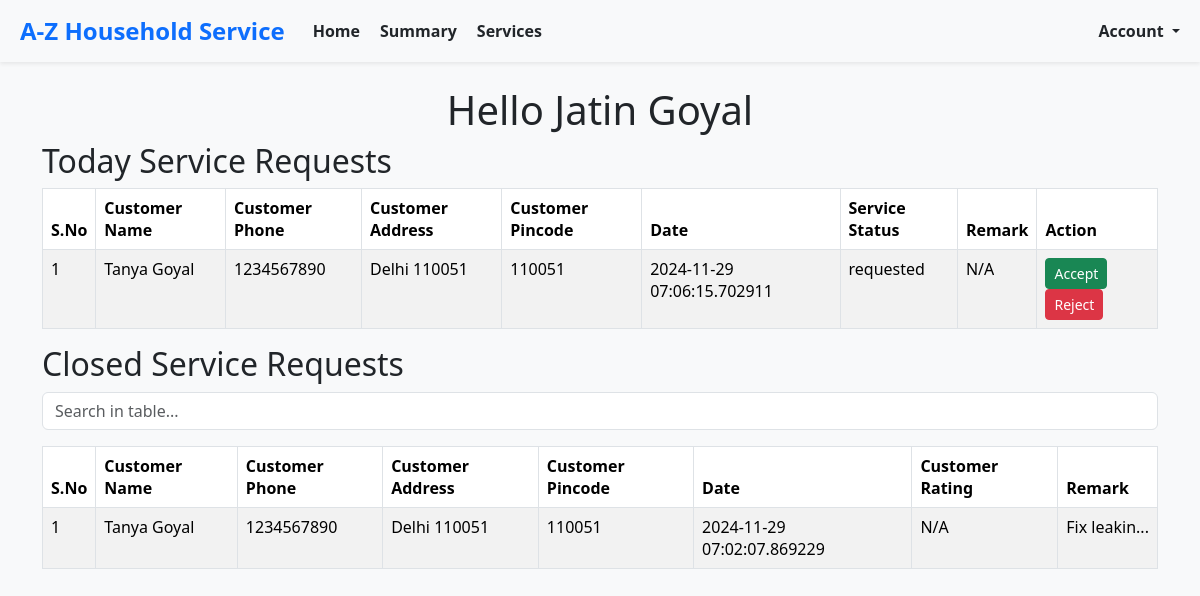
Before: /professionals/home (signed in) with the older database file.
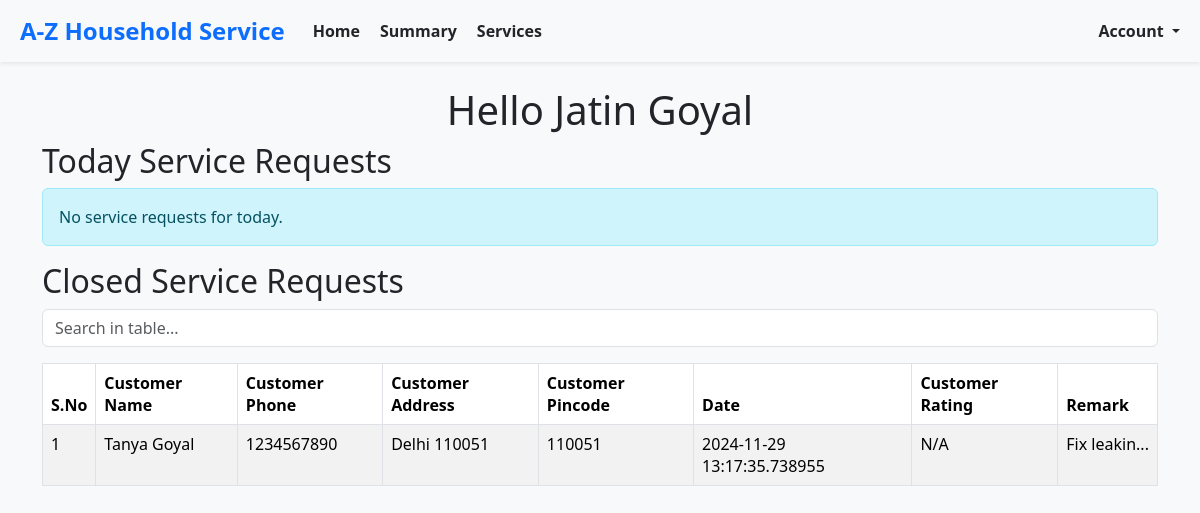
After: the same page with the newer database file.
### models.py (models this page shows, shortened)
class BaseModel(db.Model):
    __abstract__ = True  # This makes it an abstract class, not a table in the database
    id = db.Column(db.Integer, primary_key=True)
    created_at = db.Column(db.DateTime, default=datetime.utcnow, nullable=False)  # Ensure it's not nullable
    modified_at = db.Column(db.DateTime, default=datetime.utcnow, onupdate=datetime.utcnow, nullable=False)  # Ensure it's not nullable

class ServiceProfessional(BaseModel):
    __tablename__ = 'service_professional'
    username = db.Column(db.String(150), unique=True, nullable=False)
    password_hash = db.Column(db.String(200), nullable=False)
    name = db.Column(db.String(150), nullable=True)  # Made nullable
    email = db.Column(db.String(150), unique=True, nullable=True)  # Made nullable
    phone = db.Column(db.String(20), unique=True, nullable=True)  # Made nullable
    experience = db.Column(db.Integer, nullable=True)  # Made nullable
    description = db.Column(db.Text, nullable=True)  # Made nullable
    approved = db.Column(db.Boolean, default=False, nullable=True)  # Made nullable

class Customer(BaseModel):
    __tablename__ = 'customer'
    username = db.Column(db.String(150), unique=True, nullable=False)
    password_hash = db.Column(db.String(200), nullable=False)
    name = db.Column(db.String(150), nullable=True)  # Made nullable
    email = db.Column(db.String(150), unique=True, nullable=False)
    phone = db.Column(db.String(20), unique=True, nullable=False)
    address = db.Column(db.String(300), nullable=True)  # Made nullable
    pincode = db.Column(db.String(300), nullable=True)  # Made nullable

class ServiceRequest(BaseModel):
    __tablename__ = 'service_request'
    service_id = db.Column(db.Integer, db.ForeignKey('service.id'), nullable=True)  # Made nullable
    service_name = db.Column(db.String(50), nullable=False)  # Made nullable
    customer_id = db.Column(db.Integer, db.ForeignKey('customer.id'), nullable=False)
    professional_id = db.Column(db.Integer, db.ForeignKey('service_professional.id'), nullable=True)
    date_of_request = db.Column(db.DateTime, default=datetime.utcnow, nullable=True)  # Made nullable
    date_of_completion = db.Column(db.DateTime, nullable=True)  # Made nullable
    service_status = db.Column(db.String(50), default="requested", nullable=True)  # Made nullable
    service_type_id= db.Column(db.Integer, nullable=False)
    remarks = db.Column(db.Text, nullable=True)  # Made nullable
    rejected_by_professional_id= db.Column(db.Integer, nullable=True)  # Made nullable
    rating = db.Column(db.Text, nullable=True)  # Made nullable
    payment = db.relationship('Payment', backref='service_request', lazy=True)

### routes.py (the view)
@app.route('/professionals/home')
def professionals_home():
    try:
        service_professional = ServiceProfessional.query.filter_by(id=session['userId']).first()
        if not service_professional:
            return "Professional not found", 404
        today_service_requests = ServiceRequest.query.filter(
        or_(
        and_(
            ServiceRequest.professional_id == None,
            ServiceRequest.service_status == ServiceRequestStatus.REQUESTED.display_name
        ),
        and_(
            ServiceRequest.professional_id == service_professional.id,
            ServiceRequest.service_status == ServiceRequestStatus.ASSIGNED.display_name
        )
        )
        ).all()
        closed_service_requests = ServiceRequest.query.filter(
        and_(
            ServiceRequest.professional_id == service_professional.id,
            ServiceRequest.service_status == ServiceRequestStatus.CLOSED.display_name
        )
        ).all()
        mappings = create_id_mappings()
        enriched_today_requests = enrich_service_requests(today_service_requests,None, mappings,service_professional)
        enriched_past_requests = enrich_service_requests(closed_service_requests, None, mappings,service_professional)
        return render_template(
            'professionals/home.html',
            service_professional=service_professional,
            today_service_requests=enriched_today_requests,
            past_service_requests=enriched_past_requests
        )
    except Exception as e:
        return f"An error occurred while loading professional home: {e}", 500

### enums.py (called while the page is built)
    @classmethod
    def get_by_id(cls, id):
        for service_type in cls:
            if service_type.id == id:
                return service_type
        return None

### routes.py (called while the page is built)
def create_id_mappings():
    service_type_mapping = {st.id: st for st in ServiceType}
    customer_mapping = {c.id: c for c in Customer.query.all()}
    professional_mapping = {p.id: p for p in ServiceProfessional.query.all()}
    return {
        'service_type_mapping': service_type_mapping,
        'customer_mapping': customer_mapping,
        'professional_mapping': professional_mapping
    }

### templates/professionals/home.html (shortened to what this page needs)
{% extends 'layout.html' %}
{% block content %}
    <div class="container">
     <h1 class="text-center">Hello {{ service_professional.name }}</h1>
    {% include 'pro_today_service_requests.html' %}
    {% include 'pro_past_service_requests.html' %}
    </div>
    {% endblock %}

### templates/layout.html (shortened to what this page needs)
<!DOCTYPE html>
<html lang="en">
<head>
    <link rel="stylesheet" href="https://cdn.jsdelivr.net/npm/bootstrap@5.3.3/dist/css/bootstrap.min.css">
</head>
<body>
    <div class="container-fluid">
        <div class="content mt-4">
            {% block content %}
            {% endblock %}
        </div>
    </div>
</body>
</html>

### templates/nav_bar.html (shortened to what this page needs)
<nav class="navbar navbar-expand-lg navbar-light bg-light shadow-sm" style="background-color: #f8f9fa;">
    <div class="container-fluid">
        <a class="navbar-brand fw-bold text-primary" href="#" style="font-size: 1.5rem;">
            A-Z Household Service
        </a>
        <div class="collapse navbar-collapse" id="navbarNav">
            <ul class="navbar-nav me-auto">
                <li class="nav-item">
                    <a class="nav-link active text-dark fw-semibold" aria-current="page" href="#">
                         Home
                    </a>
                </li>
                <li class="nav-item">
                    <a class="nav-link text-dark fw-semibold" href="#">
                         Summary
                    </a>
                </li>
                <li class="nav-item">
                    <a class="nav-link text-dark fw-semibold" href="#">
                         Services
                    </a>
                </li>
            </ul>
            <ul class="navbar-nav ms-auto">
                <li class="nav-item dropdown">
                    <a class="nav-link dropdown-toggle text-dark fw-semibold" href="#" id="userDropdown" role="button" data-bs-toggle="dropdown" aria-expanded="false">
                         Account
                    </a>
                </li>
            </ul>
        </div>
    </div>
</nav>

### templates/pro_today_service_requests.html
<h2>Today Service Requests</h2>
<div class="table-responsive" style="max-height: 400px; overflow-y: auto;">
    {% if today_service_requests|length == 0 %}
        <div class="alert alert-info" role="alert">
            No service requests for today.
        </div>
    {% else %}
        <table class="table table-bordered table-striped">
            <thead>
                <tr>
                    <th>S.No</th>
                    <th>Customer Name</th>
                    <th>Customer Phone</th>
                    <th>Customer Address</th>
                    <th>Customer Pincode</th>
                    <th>Date</th>
                    <th>Service Status</th>
                    <th>Remark</th>
                    <th>Action</th>
                </tr>
            </thead>
            <tbody>
                {% for request in today_service_requests %}
                <tr id="request-{{ request.id }}">
                    <td>{{ loop.index }}</td>
                    <td>{{ request.customer_name if request.customer_name else 'N/A' }}</td>
                    <td>{{ request.customer_phone if request.customer_phone else 'N/A' }}</td>
                    <td>{{ request.customer_address if request.customer_address else 'N/A' }}</td>
                    <td>{{ request.customer_pincode if request.customer_pincode else 'N/A' }}</td>
                    <td>{{ request.date_of_request if request.date_of_request else 'N/A' }}</td>
                    <td>{{ request.status if request.status else 'N/A' }}</td>
                    <td>
                        {% if request.remarks %}
                            {% set trimmed_remarks = request.remarks[:10] if request.remarks|length > 10 else request.remarks %}
                            <span
                                data-toggle="tooltip"
                                title="{{ request.remarks }}"
                                style="max-width: 150px; display: inline-block; overflow: hidden; text-overflow: ellipsis; white-space: nowrap;">
                                {{ trimmed_remarks }}{% if request.remarks|length > 10 %}...{% endif %}
                            </span>
                        {% else %}
                            N/A
                        {% endif %}
                    </td>
                    <td>
                        {% if request.status == 'requested' %}
                            <form action="{{ url_for('service_request_action', service_request_id=request.id, action='accept') }}" method="POST" style="display:inline;">
                                <button class="btn btn-success btn-sm" type="submit">Accept</button>
                            </form>
                            <form action="{{ url_for('service_request_action', service_request_id=request.id, action='reject') }}" method="POST" style="display:inline;">
                                <button class="btn btn-danger btn-sm" type="submit">Reject</button>
                            </form>
                        {% elif request.status == 'assigned' %}
                            <form action="{{ url_for('service_request_action', service_request_id=request.id, action='close') }}" method="POST" style="display:inline;">
                                <button class="btn btn-secondary btn-sm" type="submit">Close</button>
                            </form>
                        {% else %}
                            <span>Closed</span>
                        {% endif %}
                    </td>
                </tr>
                {% endfor %}
            </tbody>
        </table>
    {% endif %}
</div>

### templates/pro_past_service_requests.html (shortened to what this page needs)
<h2>Closed Service Requests</h2>
<div class="table-responsive" style="max-height: 400px; overflow-y: auto;">
    <div class="mb-3">
        <input type="text" id="serviceRequestSearch" class="form-control" placeholder="Search in table...">
    </div>
    <table class="table table-bordered table-striped" id="serviceRequestsTable">
        <thead>
            <tr>
                <th>S.No</th>
                <th>Customer Name</th>
                <th>Customer Phone</th>
                <th>Customer Address</th>
                <th>Customer Pincode</th>
                <th>Date</th>
                <th>Customer Rating</th>
                <th>Remark</th>
            </tr>
        </thead>
        <tbody>
            {% for request in past_service_requests %}
            <tr>
                <td>{{ loop.index }}</td>
                <td>{{ request.customer_name if request.customer_name else 'N/A' }}</td>
                <td>{{ request.customer_phone if request.customer_phone else 'N/A' }}</td>
                <td>{{ request.customer_address if request.customer_address else 'N/A' }}</td>
                <td>{{ request.customer_pincode if request.customer_pincode else 'N/A' }}</td>
                <td>{{ request.date_of_request if request.date_of_request else 'N/A' }}</td>
                <td>{{ request.customer_rating if request.customer_rating else 'N/A' }}</td>
                <td> {% if request.remarks %}
                    {% set trimmed_remarks = request.remarks[:10] if request.remarks|length > 10 else request.remarks %}
                    <span
                        data-toggle="tooltip"
                        title="{{ request.remarks }}"
                        style="max-width: 150px; display: inline-block; overflow: hidden; text-overflow: ellipsis; white-space: nowrap;">
                        {{ trimmed_remarks }}{% if request.remarks|length > 10 %}...{% endif %}
                    </span>
                {% else %}
                    N/A
                {% endif %}</td>
            </tr>
            {% endfor %}
        </tbody>
    </table>
</div>

### templates/layout.html (style rules this page uses)
body { background-color: #f8f9fa; }
.navbar-brand { font-weight: bold; }

Changed rows visible on the page:
removed ServiceRequest: date_of_request "2024-11-29 07:06:15.702911", service_status "requested"
Other visible differences:
text no longer shown: "S.No Customer Name Customer Phone Customer Address Customer Pincode Date Service Status Remark Action"
text now shown: "No service requests for today."
new list line: "1 N/A Fix leakin ..."
new list line: "Tanya Goyal 1234567890 Delhi 110051 110051"
new list line: "2024-11-29 13:17:35.738955"
list line gone: "1 N/A Accept Reject"
list line gone: "Tanya Goyal 1234567890 Delhi 110051 110051"
list line gone: "1 N/A Fix leakin ..."
list line gone: "2024-11-29 07:02:07.869229"
